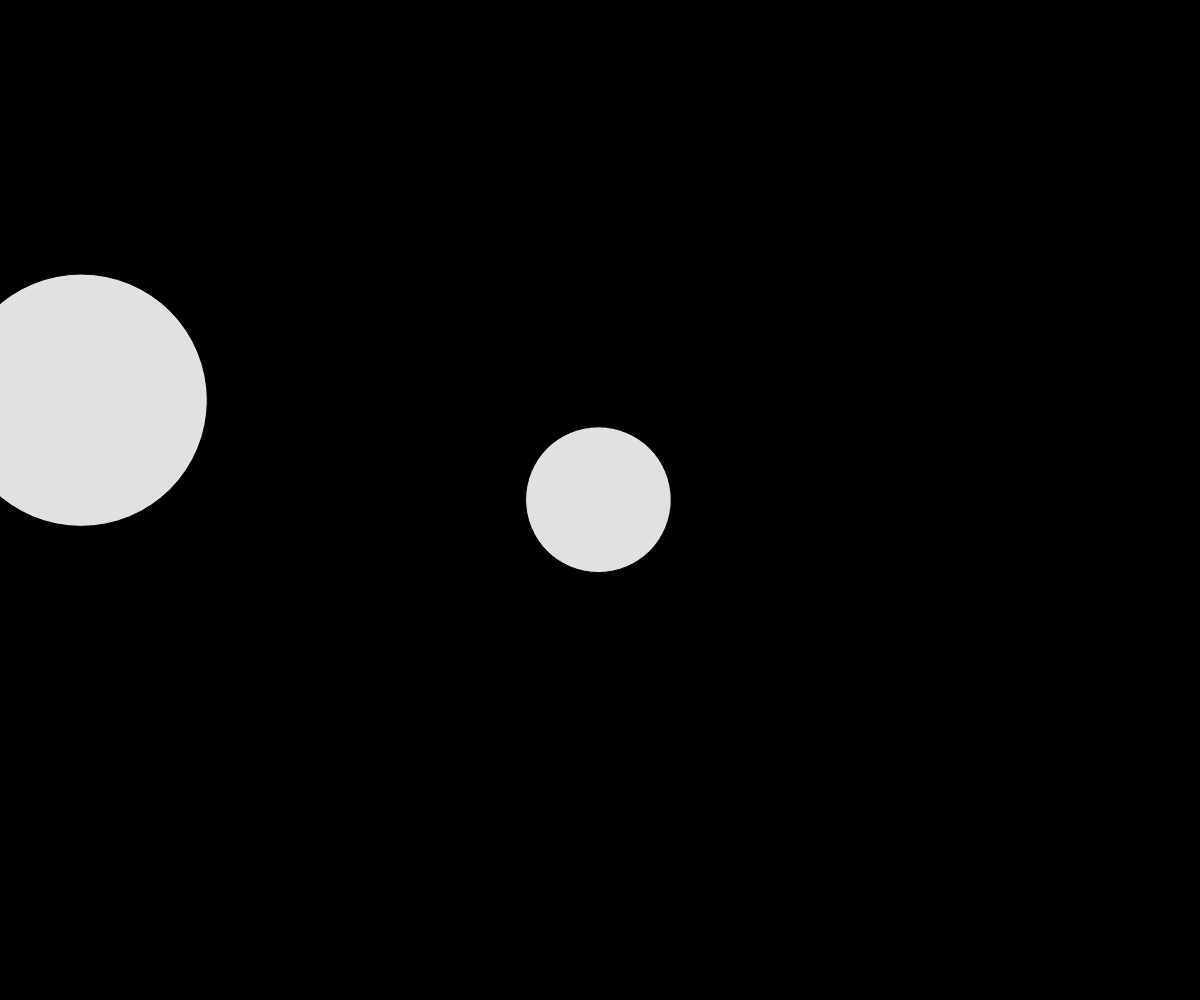
Frame 1 (no input)
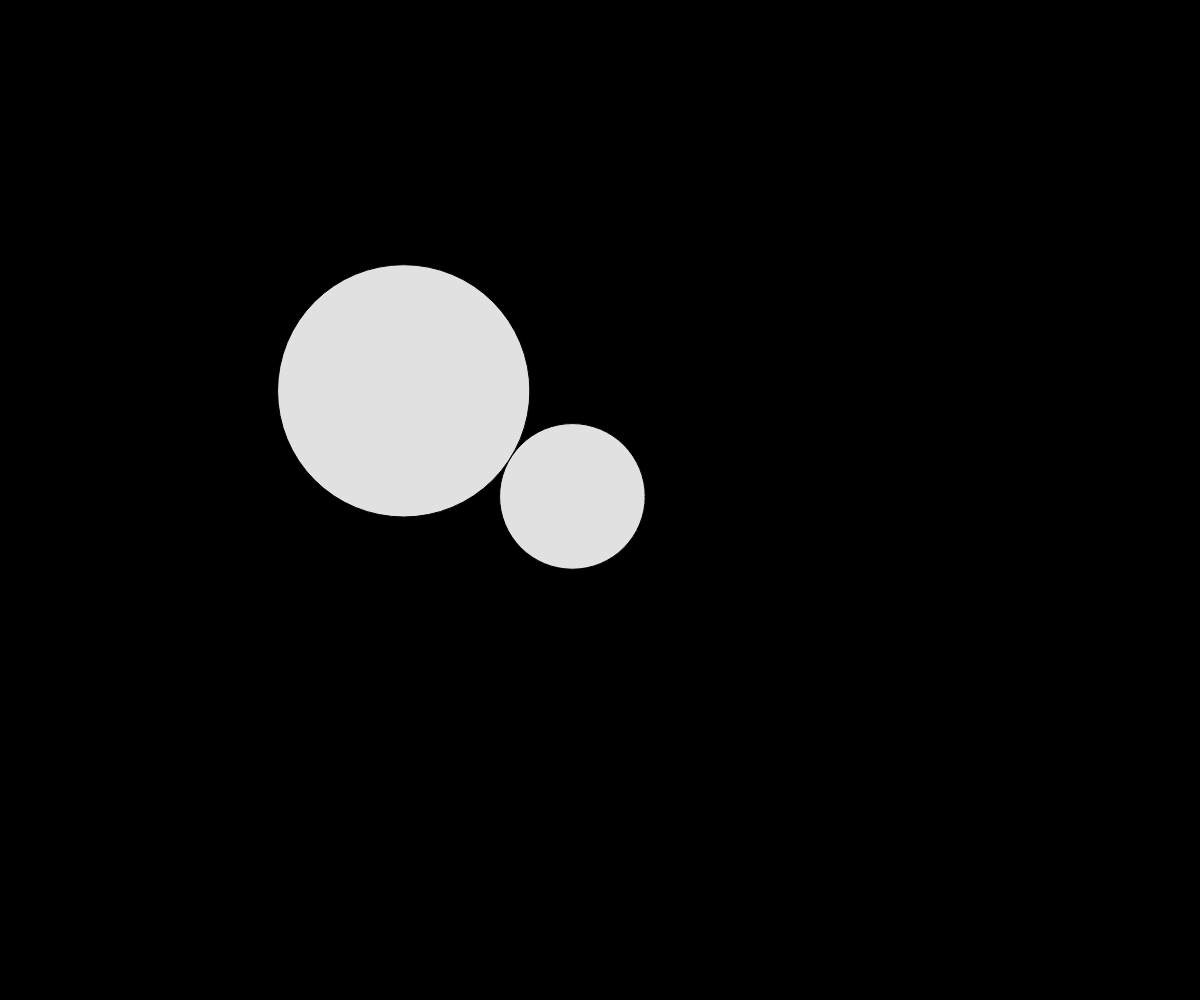
Frame 60 (no input)
Frame 120 (the mouse pressed at the canvas centre since frame 60): identical to frame 60, image omitted

The p5.js sketch that drew these frames (run headless with seeded random() and noise() and a simulated clock; from frame 60 on, the mouse is pressed at the canvas centre):

// p5.js sketch
// ── sketch.js
var particle;
var p1_mass = 500000;
var p2_mass = 500000;

function setup() {
createCanvas(windowWidth, windowHeight);
var p1_x = 0;
var p1_y = height/2.5;
var p2_x = width/2;
var p2_y = height/2;
var p1_vx = 80;
var p1_vy = 0;
var p2_vx = 0;
var p2_vy = 0;
var p1_density = 10;  //10 seems to work greatly
var p2_density = 30;

particle1 = new Particle(p1_x,p1_y,p1_mass,p1_vx,p1_vy,p1_density);
particle2 = new Particle(p2_x,p2_y,p2_mass,p2_vx,p2_vy,p2_density);
console.log("The raius of the p1 is")
console.log(particle1.r);
console.log("The raius of the p2 is")
console.log(particle2.r);

}

function draw() {
  background(0);

  particle1.update(particle2.x,particle2.y,p2_mass,particle2.r);
  particle2.update(particle1.x,particle1.y,p1_mass,particle1.r);
  particle1.show();
  particle2.show();
}

function keyPressed() {
  if (key == 'w'){
    particle1.up();
  }

  if (key == 's'){
    particle1.down();
  }

  if (key == 'a'){
    particle1.left();
  }

  if (key == 'd'){
    particle1.right();
  }

  if (keyCode === UP_ARROW){
    particle2.up();
  }

  if (keyCode === DOWN_ARROW){
    particle2.down();
  }

  if (keyCode === LEFT_ARROW){
    particle2.left();
  }

  if (keyCode === RIGHT_ARROW){
    particle2.right();
  }
}

function windowResized() {
  resizeCanvas(0.9*windowWidth, 0.9*windowHeight);
}

// ── particle.js

function Particle(x, y, m, vx, vy, density) {

  this.x = x;
  this.y = y;
  this.mass= m;
  this.density = density;
  this.r = Math.sqrt(this.mass/(Math.PI*this.density));
  this.g = 0.9;
  this.velocity_y = vy;
  this.velocity_x = vx;
  this.y_move = -15;
  this.x_move = 15;

  this.show = function() {
    fill(225);
    ellipse(this.x,this.y,2*this.r,2*this.r);
  }

  this.up = function() {
  this.velocity_y += this.y_move;
  }

  this.down = function() {
  this.velocity_y -= this.y_move;
  }

  this.left = function() {
  this.velocity_x -= this.x_move;
  }
  this.right = function() {
  this.velocity_x += this.x_move;
  }

  this.update = function(source_x,source_y,source_m,source_r) {

    //store
    var pre_x = this.x;
    var pre_y = this.y;
    //gravity setup
    this.x_dif = this.x - source_x;
    this.y_dif = this.y - source_y;
    this.g_cons=-this.g*source_m/Math.pow(Math.sqrt(Math.pow(this.x_dif,2)+Math.pow(this.y_dif,2)),3);

    this.gravity_x = this.g_cons*this.x_dif;
    this.gravity_y = this.g_cons*this.y_dif;


    //y
    this.velocity_y += this.gravity_y;
    this.y += this.velocity_y;

    //x
    this.velocity_x += this.gravity_x;
    this.x += this.velocity_x;

    //collison check
    this.collison_cons=Math.pow(this.x-source_x,2)+Math.pow(this.y-source_y,2)<=Math.pow(this.r+source_r,2);

    if (this.collison_cons){
      this.angle = Math.atan((source_y-this.y)/(source_x-this.x));
      this.dx = (this.r+source_r)*Math.cos(this.angle);
      this.dy = (this.r+source_r)*Math.sin(this.angle);

      if (this.x < source_x) {
        this.x = source_x - this.dx;
        this.y = source_y - this.dy;
      }
      else{
        this.x = source_x + this.dx;
        this.y = source_y + this.dy;
      }

      this.velocity_x = 0;
      this.velocity_y = 0;
    }



    if (this.y > height){
      this.y = height;
      this.velocity_y = 0;
    }

    if (this.y < 0){
      this.y = 0;
      this.velocity_y = 0;
    }
    if (this.x > width){
      this.x = width;
      this.velocity_x = 0;
    }

    if (this.x < 0){
      this.x = 0;
      this.velocity_x = 0;
    }
  }


}
